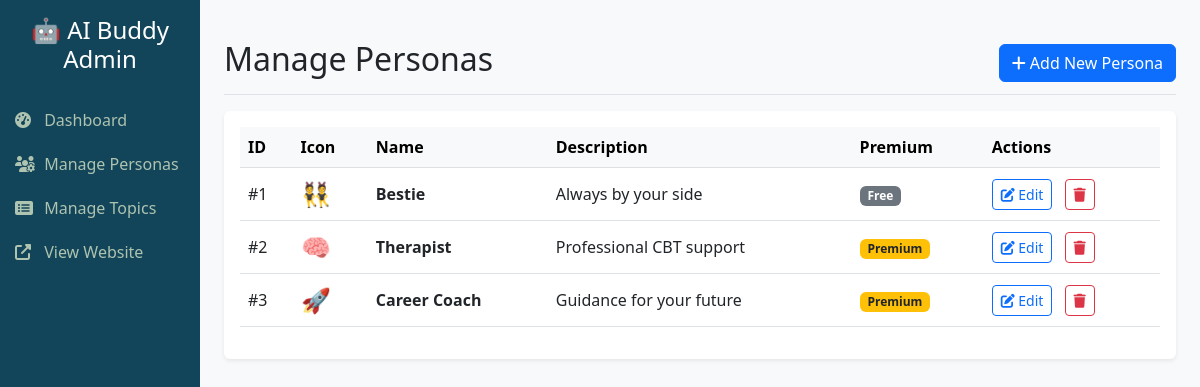
Page /modules/admin/views/personas/index.php on the committed database.
### tables this page shows
CREATE TABLE IF NOT EXISTS Personas (
    PersonaID INT AUTO_INCREMENT PRIMARY KEY,
    PersonaName VARCHAR(50) NOT NULL,
    Description VARCHAR(255),
    SystemPrompt TEXT NOT NULL,  
    Icon VARCHAR(50) DEFAULT '🤖',  
    IsPremium BOOLEAN DEFAULT FALSE,
    CreatedAt TIMESTAMP DEFAULT CURRENT_TIMESTAMP
);

### modules/admin/controllers/PersonaController.php (called while the page is built, shortened)
<?php
require_once __DIR__ . '/../../../config/database.php';
require_once __DIR__ . '/../models/AdminPersona.php';
class PersonaController {
    private $model;
    public function __construct() {
        global $pdo;
        $this->model = new AdminPersona($pdo);
    }
    public function index() {
        return $this->model->getAll();
    }
}
?>

### modules/admin/models/AdminPersona.php (called while the page is built, shortened)
<?php
class AdminPersona {
    private $pdo;
    public function __construct($pdo) {
        $this->pdo = $pdo;
    }
    public function getAll() {
        $stmt = $this->pdo->query("SELECT * FROM Personas ORDER BY CreatedAt DESC");
        return $stmt->fetchAll();
    }
}
?>

### modules/admin/views/personas/index.php (the view, shortened to what this page needs)
<?php
require_once __DIR__ . '/../../controllers/PersonaController.php';
$controller = new PersonaController();
$personas = $controller->index();
include __DIR__ . '/../layouts/header.php';
?>
<div class="d-flex justify-content-between flex-wrap flex-md-nowrap align-items-center pt-3 pb-2 mb-3 border-bottom">
    <h1 class="h2">Manage Personas</h1>
    <a href="form.php" class="btn btn-primary"><i class="fas fa-plus"></i> Add New Persona</a>
</div>
<div class="table-responsive bg-white rounded shadow-sm p-3">
    <table class="table table-hover align-middle">
        <thead class="table-light">
            <tr>
                <th>ID</th>
                <th>Icon</th>
                <th>Name</th>
                <th>Description</th>
                <th>Premium</th>
                <th>Actions</th>
            </tr>
        </thead>
        <tbody>
            <?php foreach ($personas as $p): ?>
            <tr>
                <td>#<?php echo $p['PersonaID']; ?></td>
                <td class="fs-4"><?php echo $p['Icon']; ?></td>
                <td class="fw-bold"><?php echo htmlspecialchars($p['PersonaName']); ?></td>
                <td><?php echo htmlspecialchars($p['Description']); ?></td>
                <td>
                    <?php if ($p['IsPremium']): ?>
                        <span class="badge bg-warning text-dark">Premium</span>
                    <?php else: ?>
                        <span class="badge bg-secondary">Free</span>
                    <?php endif; ?>
                </td>
                <td>
                    <a href="form.php?id=<?php echo $p['PersonaID']; ?>" class="btn btn-sm btn-outline-primary me-2">
                        <i class="fas fa-edit"></i> Edit
                    </a>
                    <a href="delete.php?id=<?php echo $p['PersonaID']; ?>" class="btn btn-sm btn-outline-danger" onclick="return confirm('Are you sure?');">
                        <i class="fas fa-trash"></i>
                    </a>
                </td>
            </tr>
            <?php endforeach; ?>
        </tbody>
    </table>
</div>
<?php include __DIR__ . '/../layouts/footer.php'; ?>

### modules/admin/views/layouts/header.php (style rules this page uses)
body { background-color: #f8f9fa; }

### rows in the picture
personas: PersonaID "1", Icon "👯", PersonaName "Bestie", Description "Always by your side", IsPremium "Free"
personas: PersonaID "2", Icon "🧠", PersonaName "Therapist", Description "Professional CBT support", IsPremium "Premium"
personas: PersonaID "3", Icon "🚀", PersonaName "Career Coach", Description "Guidance for your future", IsPremium "Premium"
